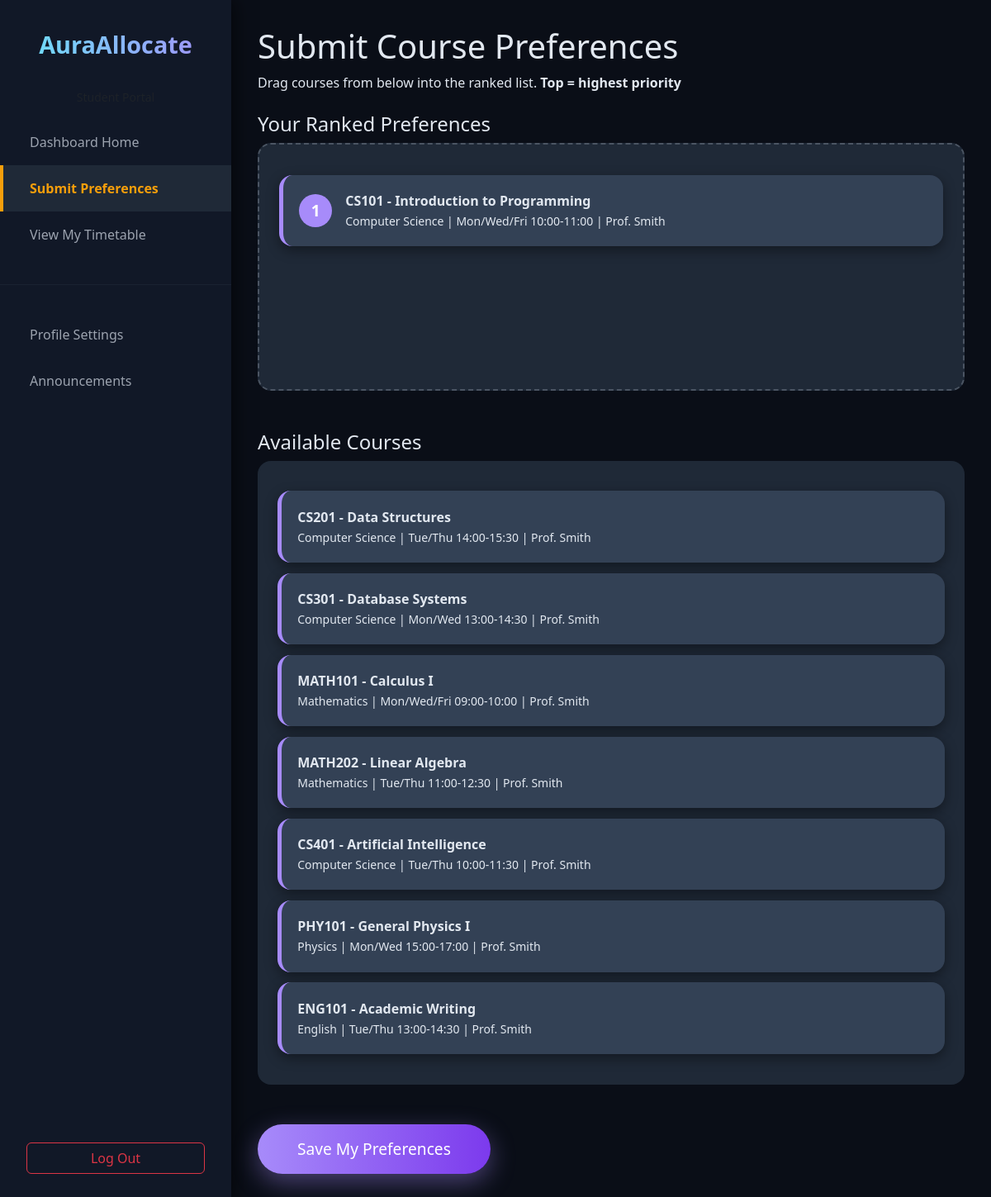
/preferences/ (signed in), run on the app's committed database.
### allocations/models.py (models this page shows, shortened)
class Preference(models.Model):
    student = models.ForeignKey(User, on_delete=models.CASCADE)
    course = models.ForeignKey(Course, on_delete=models.CASCADE)
    rank = models.PositiveIntegerField()  # 1 = highest priority
    class Meta:
        unique_together = ('student', 'course')
        ordering = ['rank']

class Course(models.Model):
    code = models.CharField(max_length=10, unique=True)
    title = models.CharField(max_length=200)
    department = models.ForeignKey(Department, on_delete=models.CASCADE)
    lecturer = models.ForeignKey(User, on_delete=models.SET_NULL, null=True, limit_choices_to={'role': 'lecturer'})
    capacity = models.PositiveIntegerField()
    enrolled_count = models.PositiveIntegerField(default=0)
    schedule = models.CharField(max_length=200, blank=True)

class Department(models.Model):
    name = models.CharField(max_length=100)
    code = models.CharField(max_length=10, unique=True)
    def __str__(self):
        return self.name

class User(AbstractUser):
    ROLE_CHOICES = (
        ('student', 'Student'),
        ('lecturer', 'Lecturer'),
        ('admin', 'Admin'),
    )
    role = models.CharField(max_length=20, choices=ROLE_CHOICES, default='student')
    full_name = models.CharField(max_length=200, blank=True)

### allocations/views.py (the view, shortened to what this page needs)
# urls.py: path('preferences/', views.submit_preferences, name='submit_preferences'),
@login_required
def submit_preferences(request):
    if request.user.role != 'student':
        messages.error(request, "Access denied.")
        return redirect('dashboard')
    courses = Course.objects.all()
    saved_preferences = Preference.objects.filter(student=request.user).order_by('rank')
    ranked_course_ids = list(saved_preferences.values_list('course_id', flat=True))
    context = {
        'courses': courses,
        'saved_preferences': saved_preferences,
        'ranked_course_ids': ranked_course_ids,
        'page_title': 'Submit Course Preferences',
    }
    return render(request, 'allocations/submit_preferences.html', context)

### templates/allocations/submit_preferences.html (shortened to what this page needs)
<!DOCTYPE html>
<html lang="en">
<head>
    <link href="https://cdn.jsdelivr.net/npm/bootstrap@5.3.3/dist/css/bootstrap.min.css" rel="stylesheet">
</head>
<body>
    <div class="sidebar">
        <div class="sidebar-brand">AuraAllocate</div>
        <small class="text-muted d-block text-center mb-3">Student Portal</small>
        <div class="sidebar-menu">
            <a href="{% url 'dashboard' %}">Dashboard Home</a>
            <a href="{% url 'submit_preferences' %}" class="active">Submit Preferences</a>
            <a href="{% url 'view_timetable' %}">View My Timetable</a>
            <hr style="border-color: #374151; margin: 2rem 0;">
            <a href="{% url 'profile_settings' %}">Profile Settings</a>
            <a href="{% url 'announcements' %}">Announcements</a>
        </div>
        <a href="{% url 'logout' %}" class="btn btn-outline-danger"
           style="position: absolute; bottom: 2rem; left: 2rem; width: calc(280px - 4rem);">
           Log Out
        </a>
    </div>
    <div class="main-content">
        <div class="preference-container">
            <h1>{{ page_title }}</h1>
            <p class="mb-4">Drag courses from below into the ranked list. <strong>Top = highest priority</strong></p>
            <h4>Your Ranked Preferences</h4>
            <div class="ranked-list mb-5" id="ranked-list">
                {% for pref in saved_preferences %}
                <div class="course-item" data-id="{{ pref.course.id }}">
                    <span class="rank-number">{{ forloop.counter }}</span>
                    <div>
                        <strong>{{ pref.course.code }} - {{ pref.course.title }}</strong><br>
                        <small>{{ pref.course.department }} | {{ pref.course.schedule }} | {{ pref.course.lecturer.full_name|default:"TBD" }}</small>
                    </div>
                </div>
                {% empty %}
                <div class="empty-message">Drag courses here to rank them</div>
                {% endfor %}
            </div>
            <h4>Available Courses</h4>
            <div class="available-courses" id="available-courses">
                {% for course in courses %}
                    {% if course.id not in ranked_course_ids %}
                    <div class="course-item" data-id="{{ course.id }}">
                        <div>
                            <strong>{{ course.code }} - {{ course.title }}</strong><br>
                            <small>{{ course.department }} | {{ course.schedule }} | {{ course.lecturer.full_name|default:"TBD" }}</small>
                        </div>
                    </div>
                    {% endif %}
                {% endfor %}
            </div>
            <form method="post" id="preference-form">
                <button type="submit" class="btn btn-save text-white mt-5">Save My Preferences</button>
            </form>
        </div>
    </div>
</body>
</html>

### templates/allocations/submit_preferences.html (style rules this page uses)
body { background: #0a0e17; color: #e2e8f0; font-family: 'Segoe UI', sans-serif; margin: 0; }
.sidebar { position: fixed; top: 0; left: 0; width: 280px; height: 100%; background: #111827; padding-top: 2rem; box-shadow: 5px 0 20px rgba(0, 0, 0, 0.5); z-index: 1000; }
.sidebar-brand { font-size: 1.8rem; font-weight: 800; background: linear-gradient(to right, #67e8f9, #a78bfa); -webkit-background-clip: text; -webkit-text-fill-color: transparent; text-align: center; margin-bottom: 2rem; }
.sidebar-menu a { display: block; padding: 1rem 2rem; color: #9ca3af; text-decoration: none; border-left: 4px solid transparent; transition: all 0.3s; }
.sidebar-menu a:hover, .sidebar-menu a.active { color: #e2e8f0; background: #1f2937; border-left: 4px solid #f59e0b; }
.sidebar-menu a.active { background: #1f2937; color: #f59e0b; font-weight: bold; }
.main-content { margin-left: 280px; padding: 2rem; }
.preference-container { max-width: 900px; margin: 0 auto; }
.ranked-list { background: #1f2937; border-radius: 1rem; padding: 1.5rem; min-height: 300px; border: 2px dashed #4b5563; }
.available-courses { background: #1f2937; border-radius: 1rem; padding: 1.5rem; min-height: 200px; }
.course-item { background: #334155; border-radius: 1rem; padding: 1.2rem; margin: 0.8rem 0; cursor: grab; box-shadow: 0 5px 15px rgba(0,0,0,0.4); transition: all 0.3s; border-left: 5px solid #a78bfa; display: flex; align-items: center; }
.rank-number { display: inline-block; width: 40px; height: 40px; background: #a78bfa; color: white; border-radius: 50%; text-align: center; line-height: 40px; font-weight: bold; margin-right: 1rem; font-size: 1.2rem; flex-shrink: 0; }
.btn-save { background: linear-gradient(to right, #a78bfa, #7c3aed); border: none; border-radius: 50px; padding: 1rem 3rem; font-size: 1.2rem; box-shadow: 0 10px 30px rgba(167,139,250,0.4); }

### data on the page
Preference: course.code "CS101", course "Introduction to Programming", course.department "Computer Science", course.schedule "Mon/Wed/Fri 10:00-11:00", course.lecturer.full_name "Prof. Smith"
Course: code "CS201", title "Data Structures", department "Computer Science", schedule "Tue/Thu 14:00-15:30", lecturer.full_name "Prof. Smith"
Course: code "CS301", title "Database Systems", department "Computer Science", schedule "Mon/Wed 13:00-14:30", lecturer.full_name "Prof. Smith"
Course: code "MATH101", title "Calculus I", department "Mathematics", schedule "Mon/Wed/Fri 09:00-10:00", lecturer.full_name "Prof. Smith"
Course: code "MATH202", title "Linear Algebra", department "Mathematics", schedule "Tue/Thu 11:00-12:30", lecturer.full_name "Prof. Smith"
Course: code "CS401", title "Artificial Intelligence", department "Computer Science", schedule "Tue/Thu 10:00-11:30", lecturer.full_name "Prof. Smith"
Course: code "PHY101", title "General Physics I", department "Physics", schedule "Mon/Wed 15:00-17:00", lecturer.full_name "Prof. Smith"
Course: code "ENG101", title "Academic Writing", department "English", schedule "Tue/Thu 13:00-14:30", lecturer.full_name "Prof. Smith"

### other printed values
{{ page_title }} "Submit Course Preferences"
